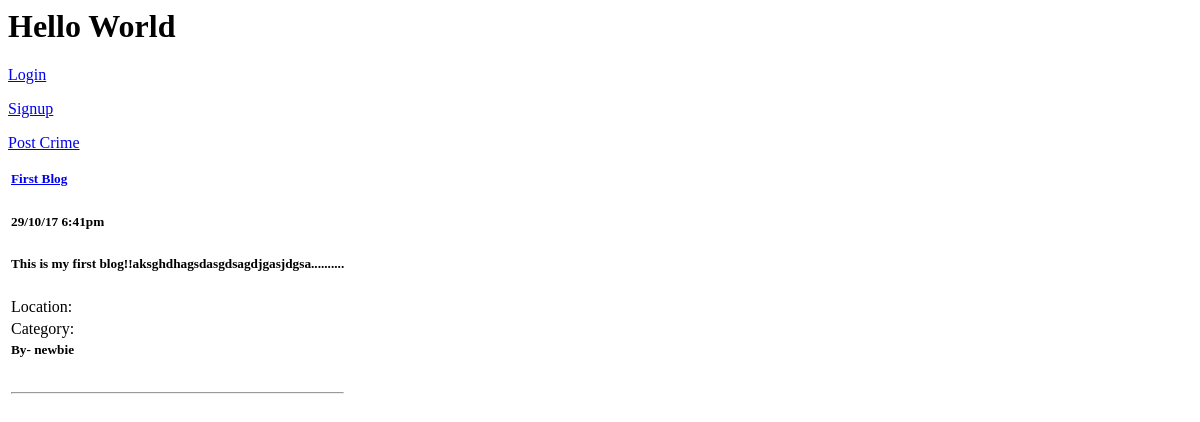
Before: / with the older database file.
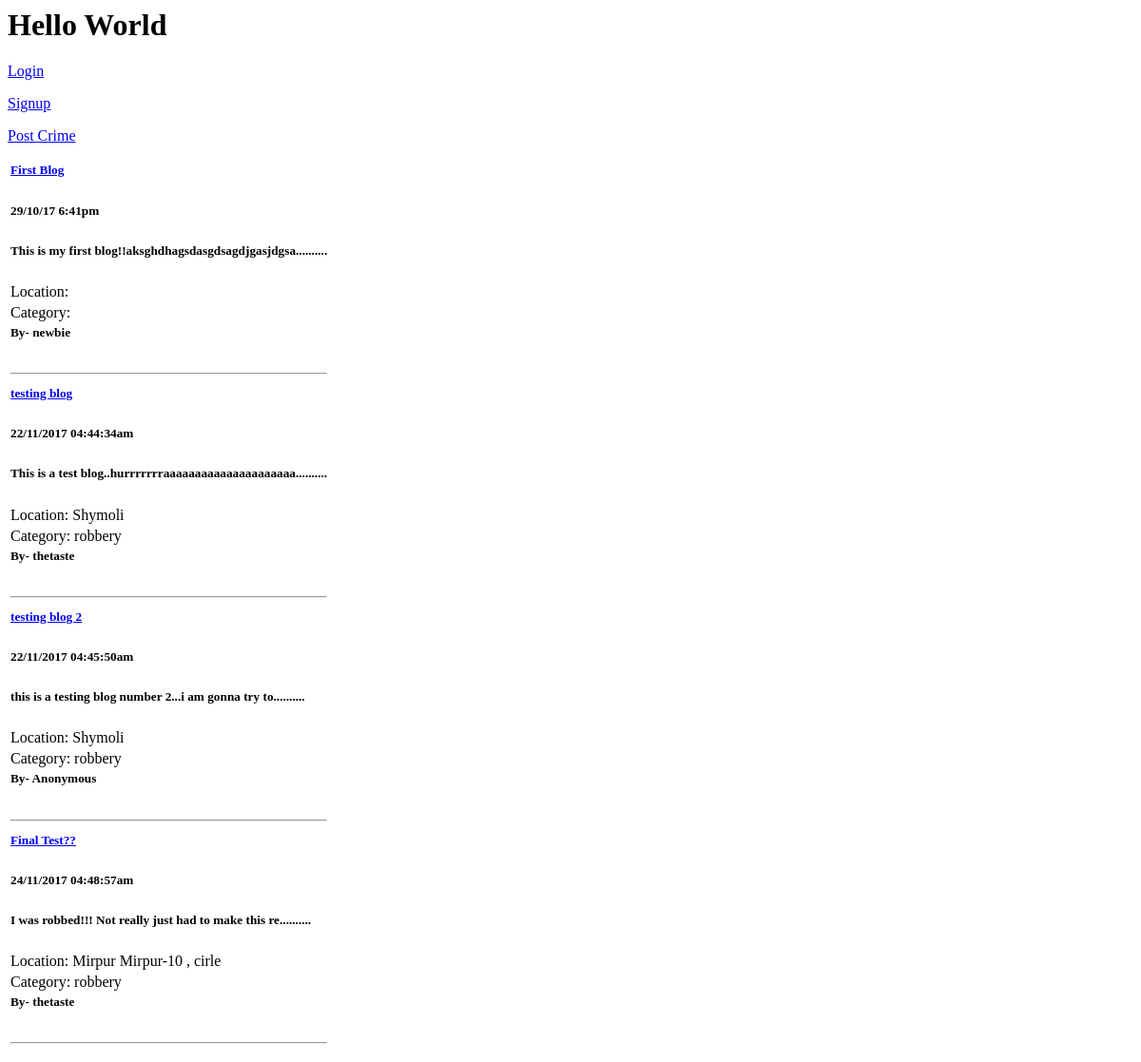
After: the same page with the newer database file.
### tables this page shows
CREATE TABLE `blogs` (
  `blog_id` int(11) NOT NULL,
  `title` varchar(100) DEFAULT NULL,
  `body` text,
  `datetime` varchar(70) DEFAULT NULL,
  `attachment` longblob,
  `blogger_id` int(11) DEFAULT NULL,
  `name_hidden` tinyint(1) DEFAULT NULL,
  `location` text,
  `category` varchar(50) DEFAULT NULL
);

CREATE TABLE `users` (
  `user_id` int(11) NOT NULL,
  `fname` varchar(80) DEFAULT NULL,
  `lname` varchar(80) DEFAULT NULL,
  `age` int(11) DEFAULT NULL,
  `bdate` varchar(9) DEFAULT NULL,
  `username` varchar(120) DEFAULT NULL,
  `email` varchar(50) DEFAULT NULL,
  `password` varchar(100) DEFAULT NULL,
  `pro_pic` blob,
  `gender` varchar(20) DEFAULT NULL,
  `role` int(11) DEFAULT NULL
);

### Controllers/login_controller.php (called while the page is built, shortened)
<?php
class Login{
    private $logged = false;
    function isLogged()
    {
        return $this->logged;
    }
}
 ?>

### Controllers/BlogController.php (called while the page is built, shortened)
<?php
require(get_include_path()."\Projects\aiub project\Models\BlogModel.php");
class BlogController{
    private $blog;
    function BlogController()
    {
        $this->blog = new BlogModel();
    }
    function getAllBlogs()
    {
        return $this->blog->allBlogs();
    }
    function bloggerName($id)
    {
        return $this->blog->getBloggerName($id);
    }
}
 ?>

### Models/Models.php (called while the page is built, shortened)
<?php
class Models{
    public $server;
    public $user;
    public $pass;
    public $db;
    protected $conn;
    function Models($server = "localhost:3306" , $user = "root" , $pass ="" , $db = "is_that_crime")
    {
        $this->server = $server;
        $this->user = $user;
        $this->pass = $pass;
        $this->db = $db;
    }
    private function openConnection()
    {
        $this->conn = new mysqli($this->server , $this->user , $this->pass , $this->db);
        if($this->conn->connect_error)
        {
            $this->errorMessage($this->conn->connect_error);
            return false;
        }
        else
            return true;
    }
    function executeQuery($query)
    {
        if($this->openConnection())
        {
            if($this->result = $this->conn->query($query))
            {
                if($this->result->num_rows > 0)
                {
                    return $this->result;
                }
                else
                {
                    $this->closeConnection();
                    return false;
                }
            }
            else
            {
                $this->errorMessage($this->conn->error);
                return false;
            }
        }
        else
        {
            $this->errorMessage($this->conn->error);
            return false;
        }
    }
}
?>

### Models/BlogModel.php (called while the page is built, shortened)
<?php
require_once("Models.php");
class BlogModel extends Models{
    function allBlogs()
    {
        $result = $this->executeQuery("select * from blogs;");
        if($result->num_rows > 0)
            return $result;
        else
            return false;
    }
    function getBloggerName($id)
    {
        $name = $this->executeQuery("select username from users where user_id in (select blogger_id from blogs where blogger_id = $id);");
        if($name->num_rows > 0)
        {
            $name = $name->fetch_assoc();
            $name = $name["username"];
            return $name;
        }
        else
            return false;
    }
}
 ?>

### index.php (the view, shortened to what this page needs)
<html>
<head>
</head>
<body>
    <?php
    require("Controllers/login_controller.php");
    $login = new Login();
    if($login->isLogged())
    {
        echo "<h1>Welcome ". $login->getUsername(). "</h1>";
        echo "<p><a href = 'Views/action/logout.php'>Logout</a></p>";
    }
    else
    {
        echo "<h1>Hello World</h1>";
        echo "<p><a href = 'Views/login.php'>Login</a></p>";
    }
    echo "<p><a href = 'Views/signup.php'>Signup</a></p>";
    echo "<p><a href = 'Views/crime_post.php'>Post Crime</a></p>";
    ?>
    <table>
        <?php
            require_once("Controllers/BlogController.php");
            $blog = new BlogController();
            if($result = $blog->getAllBlogs())
            {
                while($row = $result->fetch_assoc())
                {
                    $blogger = "Anonymous";
                    $body = $row["body"];
                    if(strlen($body) > 50)
                    {
                        $body = substr($body , 0 , 51);
                        $body = $body."..........";
                    }
                    if(!$row["name_hidden"])
                    {
                        $blogger_id = $row["blogger_id"];
                        $blogger = $blog->bloggerName($blogger_id);
                    }
                    echo "<tr>";
                    echo "<td>";
                    echo "<h5>"."<a href = 'Views/blog.php/?blog_id=".$row['blog_id']."'>".$row['title']."</a></h5>";
                    echo "</td>";
                    echo "</tr>";
                    echo "<tr>";
                    echo "<td>";
                    echo "<h5>{$row['datetime']}</h5>";
                    echo "</td>";
                    echo "</tr>";
                    echo "<tr>";
                    echo "<td>";
                    echo "<h5>$body</h5>";
                    echo "</td>";
                    echo "</tr>";
                    echo "<tr>";
                    echo "<td>";
                    echo "Location: ".$row["location"];
                    echo "</td>";
                    echo "</tr>";
                    echo "<tr>";
                    echo "<td>";
                    echo "Category: ".$row["category"];
                    echo "</td>";
                    echo "</tr>";
                    echo "<tr>";
                    echo "<td>";
                    echo "<h5>By- $blogger</h5>";
                    echo "</td>";
                    echo "</tr>";
                    echo "<tr>";
                    echo "<td>";
                    echo "<hr />";
                    echo "</td>";
                    echo "</tr>";
                }
            }
            else
            {
                echo "<h1>No Crime Blogs To See</h1>";
            }
         ?>
    </table>
</body>
</html>

Changed rows visible on the page:
added blogs: title "testing blog", datetime "22/11/2017 04:44:34am", body "This is a test blog..hurrrrrrraaaaaaaaaaaaaaaaaaaaa..........", location "Shymoli", category "robbery", blogger.username "thetaste"
added blogs: title "testing blog 2", datetime "22/11/2017 04:45:50am", body "this is a testing blog number 2...i am gonna try to..........", location "Shymoli", category "robbery", blogger "Anonymous"
added blogs: title "Final Test??", datetime "24/11/2017 04:48:57am", body "I was robbed!!! Not really just had to make this re..........", location "Mirpur Mirpur-10 , cirle", category "robbery", blogger.username "thetaste"
